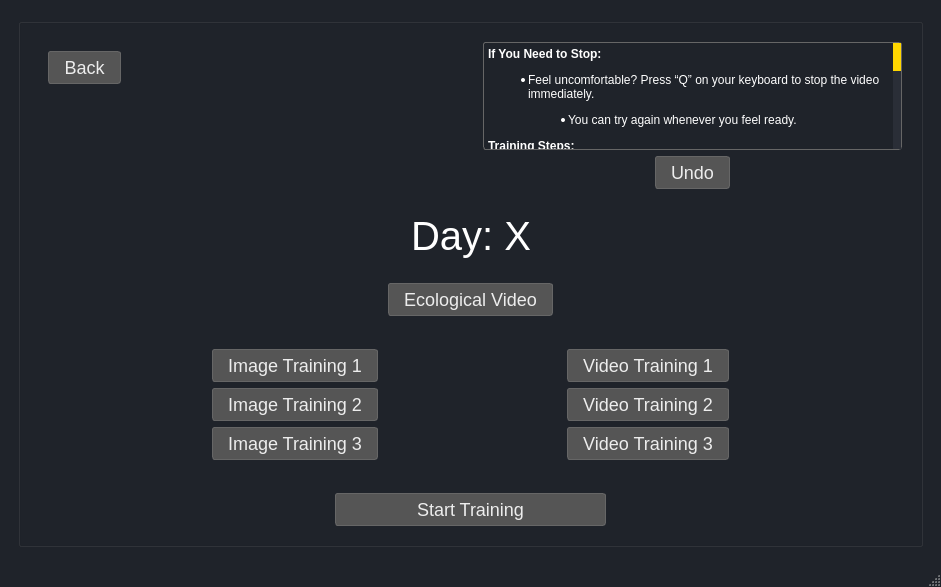
<?xml version="1.0" encoding="UTF-8"?>
<ui version="4.0">
 <class>MainWindow</class>
 <widget class="QMainWindow" name="MainWindow">
  <property name="geometry">
   <rect>
    <x>0</x>
    <y>0</y>
    <width>941</width>
    <height>587</height>
   </rect>
  </property>
  <property name="font">
   <font>
    <family>Inter SemiBold</family>
    <pointsize>12</pointsize>
    <bold>true</bold>
   </font>
  </property>
  <property name="windowTitle">
   <string>Neurofeedback training</string>
  </property>
  <property name="windowIcon">
   <iconset resource="../../NFB-device_v4/Icons/Icons.qrc">
    <normaloff>:/MainWindow/KI_ICON_ONLY.png</normaloff>:/MainWindow/KI_ICON_ONLY.png</iconset>
  </property>
  <property name="styleSheet">
   <string notr="true">QMainWindow {
    background-color: #1f232a;
    color: #EDEDED;
}

#centralWidget{
	background-color: #1f232a;
}

QPushButton {
    background-color: #555;
    color: #EDEDED;
    border: 1px solid #666;
    padding: 5px 15px;
    border-radius: 3px;
    font-size: 18px;
    font-family: &quot;Inter SemiBold&quot;;
}

QPushButton:hover {
    background-color: #666;
}

QPushButton:pressed {
    background-color: #444;
}

QGroupBox {
    font-size: 18px;  /* Adjust the size as needed */
    color: #FFFFFF;   /* Change to your desired color */
}

QGroupBox::title {
    subcontrol-origin: margin;
    subcontrol-position: top center;  /* Adjust if you want the title to be left or right aligned */
	padding: 0 3px;
}

QStatusBar{
	color: #FFFFFF;
	font-size: 14px;  /* Adjust the size as needed */

}

QLabel{
    color: #FFFFFF;
}

QTextEdit{
	color: #FFFFFF;
	background-color: #1f232a;
	border: 1px solid #666;
    border-radius: 3px;
}

QScrollBar:vertical {
    border: 0px solid #666;
    background: #1f232a;
    width: 7.5px;
}

QScrollBar::add-page:vertical, QScrollBar::sub-page:vertical {
    background: #2a2e37;
}

</string>
  </property>
  <widget class="QWidget" name="centralwidget">
   <layout class="QGridLayout" name="gridLayout">
    <item row="0" column="0">
     <widget class="QStackedWidget" name="stackedWidget">
      <property name="currentIndex">
       <number>2</number>
      </property>
      <widget class="QWidget" name="animationPage">
       <layout class="QGridLayout" name="gridLayout_8">
        <item row="0" column="0">
         <widget class="QLabel" name="animatedLabel">
          <property name="font">
           <font>
            <family>Times New Roman</family>
            <pointsize>30</pointsize>
            <italic>true</italic>
            <bold>false</bold>
            <underline>false</underline>
            <strikeout>false</strikeout>
           </font>
          </property>
          <property name="text">
           <string>Neurofeedback Training</string>
          </property>
          <property name="alignment">
           <set>Qt::AlignCenter</set>
          </property>
         </widget>
        </item>
       </layout>
      </widget>
      <widget class="QWidget" name="page_1">
       <layout class="QHBoxLayout" name="horizontalLayout">
        <item>
         <widget class="QGroupBox" name="page1_groupBox_Week1">
          <property name="sizePolicy">
           <sizepolicy hsizetype="Expanding" vsizetype="Expanding">
            <horstretch>0</horstretch>
            <verstretch>0</verstretch>
           </sizepolicy>
          </property>
          <property name="font">
           <font>
            <family>Source Serif Pro</family>
            <pointsize>-1</pointsize>
           </font>
          </property>
          <property name="title">
           <string>Training Schedule</string>
          </property>
          <property name="alignment">
           <set>Qt::AlignCenter</set>
          </property>
          <layout class="QVBoxLayout" name="verticalLayout">
           <item>
            <widget class="QPushButton" name="pb_Day1">
             <property name="text">
              <string>Day 1</string>
             </property>
             <property name="iconSize">
              <size>
               <width>50</width>
               <height>50</height>
              </size>
             </property>
            </widget>
           </item>
           <item>
            <widget class="QPushButton" name="pb_Day3">
             <property name="text">
              <string>Day 3</string>
             </property>
             <property name="iconSize">
              <size>
               <width>50</width>
               <height>50</height>
              </size>
             </property>
            </widget>
           </item>
           <item>
            <widget class="QPushButton" name="pb_Day5">
             <property name="text">
              <string>Day 5</string>
             </property>
             <property name="iconSize">
              <size>
               <width>50</width>
               <height>50</height>
              </size>
             </property>
            </widget>
           </item>
           <item>
            <widget class="QPushButton" name="pb_Day7">
             <property name="text">
              <string>Day 7</string>
             </property>
             <property name="iconSize">
              <size>
               <width>50</width>
               <height>50</height>
              </size>
             </property>
            </widget>
           </item>
           <item>
            <widget class="QPushButton" name="pb_Day9">
             <property name="text">
              <string>Day 9</string>
             </property>
             <property name="iconSize">
              <size>
               <width>50</width>
               <height>50</height>
              </size>
             </property>
            </widget>
           </item>
           <item>
            <widget class="QPushButton" name="pb_Day11">
             <property name="text">
              <string>Day 11</string>
             </property>
             <property name="iconSize">
              <size>
               <width>50</width>
               <height>50</height>
              </size>
             </property>
            </widget>
           </item>
           <item>
            <widget class="QPushButton" name="pb_Day13">
             <property name="text">
              <string>Day 13</string>
             </property>
             <property name="iconSize">
              <size>
               <width>50</width>
               <height>50</height>
              </size>
             </property>
            </widget>
           </item>
          </layout>
         </widget>
        </item>
       </layout>
      </widget>
      <widget class="QWidget" name="page_2">
       <layout class="QGridLayout" name="gridLayout_2">
        <item row="1" column="0">
         <widget class="QGroupBox" name="mainPage2_groupBox">
          <property name="font">
           <font>
            <pointsize>-1</pointsize>
           </font>
          </property>
          <property name="title">
           <string/>
          </property>
          <layout class="QGridLayout" name="gridLayout_3">
           <item row="0" column="0">
            <widget class="QGroupBox" name="page2_groupBox_BackButton">
             <property name="styleSheet">
              <string notr="true">QGroupBox {
    font-size: 18px;  /* Adjust the size as needed */
    color: #FFD700;   /* Change to your desired color */
	border: 0;
}</string>
             </property>
             <property name="title">
              <string/>
             </property>
             <layout class="QHBoxLayout" name="horizontalLayout_2">
              <item>
               <widget class="QGroupBox" name="groupBox">
                <property name="title">
                 <string/>
                </property>
                <layout class="QGridLayout" name="gridLayout_6">
                 <item row="0" column="0">
                  <widget class="QPushButton" name="pb_BackButton">
                   <property name="text">
                    <string>Back</string>
                   </property>
                   <property name="iconSize">
                    <size>
                     <width>50</width>
                     <height>50</height>
                    </size>
                   </property>
                  </widget>
                 </item>
                 <item row="1" column="0">
                  <spacer name="verticalSpacer_3">
                   <property name="orientation">
                    <enum>Qt::Vertical</enum>
                   </property>
                   <property name="sizeHint" stdset="0">
                    <size>
                     <width>20</width>
                     <height>40</height>
                    </size>
                   </property>
                  </spacer>
                 </item>
                 <item row="1" column="1">
                  <spacer name="horizontalSpacer">
                   <property name="orientation">
                    <enum>Qt::Horizontal</enum>
                   </property>
                   <property name="sizeHint" stdset="0">
                    <size>
                     <width>40</width>
                     <height>20</height>
                    </size>
                   </property>
                  </spacer>
                 </item>
                </layout>
               </widget>
              </item>
             </layout>
            </widget>
           </item>
           <item row="0" column="1">
            <widget class="QGroupBox" name="page2_groupBox_TextEdit">
             <property name="styleSheet">
              <string notr="true">QGroupBox {
    font-size: 18px;  /* Adjust the size as needed */
    color: #FFD700;   /* Change to your desired color */
	border: 0;
}</string>
             </property>
             <property name="title">
              <string/>
             </property>
             <layout class="QGridLayout" name="gridLayout_7">
              <item row="1" column="2">
               <spacer name="horizontalSpacer_12">
                <property name="orientation">
                 <enum>Qt::Horizontal</enum>
                </property>
                <property name="sizeHint" stdset="0">
                 <size>
                  <width>40</width>
                  <height>20</height>
                 </size>
                </property>
               </spacer>
              </item>
              <item row="0" column="0" colspan="3">
               <widget class="QTextEdit" name="infoTextEdit">
                <property name="styleSheet">
                 <string notr="true">ScrollBar:vertical {
        border: 2px solid grey;
        background-color: #1f232a;
        width: 15px;
        margin: 22px 0 22px 0;
    }
    QScrollBar::handle:vertical {
        background: #FFD700; 
        min-height: 20px;
    }
    QScrollBar::add-line:vertical {
        border: 2px solid grey;
        background: #32CC99;
        height: 20px;
        subcontrol-position: bottom;
        subcontrol-origin: margin;
    }
    QScrollBar::sub-line:vertical {
        border: 2px solid grey;
        background: #32CC99;
        height: 20px;
        subcontrol-position: top;
        subcontrol-origin: margin;
    }</string>
                </property>
                <property name="readOnly">
                 <bool>true</bool>
                </property>
                <property name="html">
                 <string>&lt;!DOCTYPE HTML PUBLIC &quot;-//W3C//DTD HTML 4.0//EN&quot; &quot;http://www.w3.org/TR/REC-html40/strict.dtd&quot;&gt;
&lt;html&gt;&lt;head&gt;&lt;meta name=&quot;qrichtext&quot; content=&quot;1&quot; /&gt;&lt;meta charset=&quot;utf-8&quot; /&gt;&lt;style type=&quot;text/css&quot;&gt;
p, li { white-space: pre-wrap; }
hr { height: 1px; border-width: 0; }
li.unchecked::marker { content: &quot;\2610&quot;; }
li.checked::marker { content: &quot;\2612&quot;; }
&lt;/style&gt;&lt;/head&gt;&lt;body style=&quot; font-family:'Segoe UI'; font-size:9pt; font-weight:400; font-style:normal;&quot;&gt;
&lt;p style=&quot; margin-top:0px; margin-bottom:0px; margin-left:0px; margin-right:0px; -qt-block-indent:0; text-indent:0px;&quot;&gt;&lt;span style=&quot; font-weight:700;&quot;&gt;If You Need to Stop:&lt;/span&gt;&lt;/p&gt;
&lt;ul style=&quot;margin-top: 0px; margin-bottom: 0px; margin-left: 0px; margin-right: 0px; -qt-list-indent: 1;&quot;&gt;
&lt;li style=&quot; margin-top:12px; margin-bottom:12px; margin-left:0px; margin-right:0px; -qt-block-indent:0; text-indent:0px;&quot;&gt;Feel uncomfortable? Press “Q” on your keyboard to stop the video immediately.
&lt;ul style=&quot;margin-top: 0px; margin-bottom: 0px; margin-left: 0px; margin-right: 0px; -qt-list-indent: 2;&quot;&gt;
&lt;li style=&quot; margin-top:0px; margin-bottom:0px; margin-left:0px; margin-right:0px; -qt-block-indent:0; text-indent:0px;&quot;&gt;You can try again whenever you feel ready.&lt;/li&gt;&lt;/ul&gt;&lt;/li&gt;&lt;/ul&gt;
&lt;p style=&quot; margin-top:12px; margin-bottom:12px; margin-left:0px; margin-right:0px; -qt-block-indent:0; text-indent:0px;&quot;&gt;&lt;span style=&quot; font-weight:700;&quot;&gt;Training Steps:&lt;/span&gt;&lt;/p&gt;
&lt;ol style=&quot;margin-top: 0px; margin-bottom: 0px; margin-left: 0px; margin-right: 0px; -qt-list-indent: 1;&quot;&gt;
&lt;li style=&quot; margin-top:12px; margin-bottom:0px; margin-left:0px; margin-right:0px; -qt-block-indent:0; text-indent:0px;&quot;&gt;&lt;span style=&quot; font-weight:700;&quot;&gt;Select Your Video:&lt;/span&gt;
&lt;ul style=&quot;margin-top: 0px; margin-bottom: 0px; margin-left: 0px; margin-right: 0px; -qt-list-indent: 2;&quot;&gt;
&lt;li style=&quot; margin-top:0px; margin-bottom:0px; margin-left:0px; margin-right:0px; -qt-block-indent:0; text-indent:0px;&quot;&gt;Starting today’s training? Click “Training Video 1.”&lt;/li&gt;&lt;/ul&gt;&lt;/li&gt;
&lt;li style=&quot; margin-top:0px; margin-bottom:0px; margin-left:0px; margin-right:0px; -qt-block-indent:0; text-indent:0px;&quot;&gt;&lt;span style=&quot; font-weight:700;&quot;&gt;Begin Training:&lt;/span&gt;
&lt;ul style=&quot;margin-top: 0px; margin-bottom: 0px; margin-left: 0px; margin-right: 0px; -qt-list-indent: 2;&quot;&gt;
&lt;li style=&quot; margin-top:0px; margin-bottom:0px; margin-left:0px; margin-right:0px; -qt-block-indent:0; text-indent:0px;&quot;&gt;Press “Start Training.”&lt;/li&gt;
&lt;li style=&quot; margin-top:0px; margin-bottom:0px; margin-left:0px; margin-right:0px; -qt-block-indent:0; text-indent:0px;&quot;&gt;Focus your eyes on the red dot in the center during the training video.&lt;/li&gt;&lt;/ul&gt;&lt;/li&gt;
&lt;li style=&quot; margin-top:0px; margin-bottom:0px; margin-left:0px; margin-right:0px; -qt-block-indent:0; text-indent:0px;&quot;&gt;&lt;span style=&quot; font-weight:700;&quot;&gt;Move to the Next Video:&lt;/span&gt;
&lt;ul style=&quot;margin-top: 0px; margin-bottom: 0px; margin-left: 0px; margin-right: 0px; -qt-list-indent: 2;&quot;&gt;
&lt;li style=&quot; margin-top:0px; margin-bottom:0px; margin-left:0px; margin-right:0px; -qt-block-indent:0; text-indent:0px;&quot;&gt;Finished a video? Select the next one, number order.&lt;/li&gt;&lt;/ul&gt;&lt;/li&gt;
&lt;li style=&quot; margin-top:0px; margin-bottom:0px; margin-left:0px; margin-right:0px; -qt-block-indent:0; text-indent:0px;&quot;&gt;&lt;span style=&quot; font-weight:700;&quot;&gt;End with a Ecological Video:&lt;/span&gt;
&lt;ul style=&quot;margin-top: 0px; margin-bottom: 0px; margin-left: 0px; margin-right: 0px; -qt-list-indent: 2;&quot;&gt;
&lt;li style=&quot; margin-top:0px; margin-bottom:0px; margin-left:0px; margin-right:0px; -qt-block-indent:0; text-indent:0px;&quot;&gt;All training videos green? Click “Ecological Video” and press “Start Training.”&lt;/li&gt;&lt;/ul&gt;&lt;/li&gt;
&lt;li style=&quot; margin-top:0px; margin-bottom:0px; margin-left:0px; margin-right:0px; -qt-block-indent:0; text-indent:0px;&quot;&gt;&lt;span style=&quot; font-weight:700;&quot;&gt;Complete Your Training:&lt;/span&gt;
&lt;ul style=&quot;margin-top: 0px; margin-bottom: 0px; margin-left: 0px; margin-right: 0px; -qt-list-indent: 2;&quot;&gt;
&lt;li style=&quot; margin-top:0px; margin-bottom:0px; margin-left:0px; margin-right:0px; -qt-block-indent:0; text-indent:0px;&quot;&gt;Everything green, including “Ecological Video”? You’re done for today!&lt;/li&gt;&lt;/ul&gt;&lt;/li&gt;&lt;/ol&gt;
&lt;p style=&quot; margin-top:12px; margin-bottom:12px; margin-left:0px; margin-right:0px; -qt-block-indent:0; text-indent:0px;&quot;&gt;&lt;span style=&quot; font-weight:700;&quot;&gt;Help for Interrupted Videos:&lt;/span&gt;&lt;/p&gt;
&lt;ul style=&quot;margin-top: 0px; margin-bottom: 0px; margin-left: 0px; margin-right: 0px; -qt-list-indent: 1;&quot;&gt;
&lt;li style=&quot; margin-top:12px; margin-bottom:12px; margin-left:0px; margin-right:0px; -qt-block-indent:0; text-indent:0px;&quot;&gt;Interrupted during a video? Click “Undo” to make it available again if its green.&lt;/li&gt;&lt;/ul&gt;&lt;/body&gt;&lt;/html&gt;</string>
                </property>
               </widget>
              </item>
              <item row="1" column="0">
               <spacer name="horizontalSpacer_11">
                <property name="orientation">
                 <enum>Qt::Horizontal</enum>
                </property>
                <property name="sizeHint" stdset="0">
                 <size>
                  <width>40</width>
                  <height>20</height>
                 </size>
                </property>
               </spacer>
              </item>
              <item row="1" column="1">
               <widget class="QPushButton" name="pb_Undo">
                <property name="styleSheet">
                 <string notr="true">QPushButton:disabled {
    background-color: #272727;
}
</string>
                </property>
                <property name="text">
                 <string>Undo</string>
                </property>
                <property name="iconSize">
                 <size>
                  <width>50</width>
                  <height>50</height>
                 </size>
                </property>
               </widget>
              </item>
             </layout>
            </widget>
           </item>
           <item row="1" column="0" colspan="2">
            <widget class="QGroupBox" name="page2_groupBox_Title">
             <property name="styleSheet">
              <string notr="true">QGroupBox {
    font-size: 18px;  /* Adjust the size as needed */
    color: #FFD700;   /* Change to your desired color */
	border: 0;
}</string>
             </property>
             <property name="title">
              <string/>
             </property>
             <layout class="QHBoxLayout" name="horizontalLayout_4">
              <item>
               <spacer name="horizontalSpacer_2">
                <property name="orientation">
                 <enum>Qt::Horizontal</enum>
                </property>
                <property name="sizeHint" stdset="0">
                 <size>
                  <width>460</width>
                  <height>20</height>
                 </size>
                </property>
               </spacer>
              </item>
              <item>
               <widget class="QLabel" name="page2_dayLabel">
                <property name="font">
                 <font>
                  <pointsize>30</pointsize>
                 </font>
                </property>
                <property name="text">
                 <string>Day: X</string>
                </property>
               </widget>
              </item>
              <item>
               <spacer name="horizontalSpacer_3">
                <property name="orientation">
                 <enum>Qt::Horizontal</enum>
                </property>
                <property name="sizeHint" stdset="0">
                 <size>
                  <width>459</width>
                  <height>20</height>
                 </size>
                </property>
               </spacer>
              </item>
             </layout>
            </widget>
           </item>
           <item row="3" column="0" colspan="2">
            <widget class="QGroupBox" name="page2_groupBox_Videos">
             <property name="styleSheet">
              <string notr="true">QGroupBox {
    font-size: 18px;  /* Adjust the size as needed */
    color: #FFD700;   /* Change to your desired color */
	border: 0;
}</string>
             </property>
             <property name="title">
              <string/>
             </property>
             <layout class="QHBoxLayout" name="horizontalLayout_3">
              <item>
               <spacer name="horizontalSpacer_5">
                <property name="orientation">
                 <enum>Qt::Horizontal</enum>
                </property>
                <property name="sizeHint" stdset="0">
                 <size>
                  <width>40</width>
                  <height>20</height>
                 </size>
                </property>
               </spacer>
              </item>
              <item>
               <widget class="QGroupBox" name="groupBox_2">
                <property name="title">
                 <string/>
                </property>
                <layout class="QVBoxLayout" name="verticalLayout_4">
                 <item>
                  <widget class="QPushButton" name="pb_ImageTraining_1">
                   <property name="styleSheet">
                    <string notr="true">QPushButton:disabled {
    background-color: #272727;
}
</string>
                   </property>
                   <property name="text">
                    <string>Image Training 1</string>
                   </property>
                   <property name="iconSize">
                    <size>
                     <width>50</width>
                     <height>50</height>
                    </size>
                   </property>
                  </widget>
                 </item>
                 <item>
                  <widget class="QPushButton" name="pb_ImageTraining_2">
                   <property name="styleSheet">
                    <string notr="true">QPushButton:disabled {
    background-color: #272727;
}
</string>
                   </property>
                   <property name="text">
                    <string>Image Training 2</string>
                   </property>
                   <property name="iconSize">
                    <size>
                     <width>50</width>
                     <height>50</height>
                    </size>
                   </property>
                  </widget>
                 </item>
                 <item>
                  <widget class="QPushButton" name="pb_ImageTraining_3">
                   <property name="styleSheet">
                    <string notr="true">QPushButton:disabled {
    background-color: #272727;
}
</string>
                   </property>
                   <property name="text">
                    <string>Image Training 3</string>
                   </property>
                   <property name="iconSize">
                    <size>
                     <width>50</width>
                     <height>50</height>
                    </size>
                   </property>
                  </widget>
                 </item>
                </layout>
               </widget>
              </item>
              <item>
               <spacer name="horizontalSpacer_6">
                <property name="orientation">
                 <enum>Qt::Horizontal</enum>
                </property>
                <property name="sizeHint" stdset="0">
                 <size>
                  <width>40</width>
                  <height>20</height>
                 </size>
                </property>
               </spacer>
              </item>
              <item>
               <widget class="QGroupBox" name="groupBox_3">
                <property name="title">
                 <string/>
                </property>
                <layout class="QGridLayout" name="gridLayout_4">
                 <item row="1" column="0">
                  <widget class="QPushButton" name="pb_VideoTraining_2">
                   <property name="styleSheet">
                    <string notr="true">QPushButton:disabled {
    background-color: #272727;
}
</string>
                   </property>
                   <property name="text">
                    <string>Video Training 2</string>
                   </property>
                   <property name="iconSize">
                    <size>
                     <width>50</width>
                     <height>50</height>
                    </size>
                   </property>
                  </widget>
                 </item>
                 <item row="0" column="0">
                  <widget class="QPushButton" name="pb_VideoTraining_1">
                   <property name="styleSheet">
                    <string notr="true">QPushButton:disabled {
    background-color: #272727;
}
</string>
                   </property>
                   <property name="text">
                    <string>Video Training 1</string>
                   </property>
                   <property name="iconSize">
                    <size>
                     <width>50</width>
                     <height>50</height>
                    </size>
                   </property>
                  </widget>
                 </item>
                 <item row="2" column="0">
                  <widget class="QPushButton" name="pb_VideoTraining_3">
                   <property name="styleSheet">
                    <string notr="true">QPushButton:disabled {
    background-color: #272727;
}
</string>
                   </property>
                   <property name="text">
                    <string>Video Training 3</string>
                   </property>
                   <property name="iconSize">
                    <size>
                     <width>50</width>
                     <height>50</height>
                    </size>
                   </property>
                  </widget>
                 </item>
                </layout>
               </widget>
              </item>
              <item>
               <spacer name="horizontalSpacer_4">
                <property name="orientation">
                 <enum>Qt::Horizontal</enum>
                </property>
                <property name="sizeHint" stdset="0">
                 <size>
                  <width>40</width>
                  <height>20</height>
                 </size>
                </property>
               </spacer>
              </item>
             </layout>
            </widget>
           </item>
           <item row="2" column="0" colspan="2">
            <widget class="QGroupBox" name="page2_groupBox_EcoVideo">
             <property name="styleSheet">
              <string notr="true">QGroupBox {
    font-size: 18px;  /* Adjust the size as needed */
    color: #FFD700;   /* Change to your desired color */
	border: 0;
}</string>
             </property>
             <property name="title">
              <string/>
             </property>
             <layout class="QHBoxLayout" name="horizontalLayout_6">
              <item>
               <spacer name="horizontalSpacer_8">
                <property name="orientation">
                 <enum>Qt::Horizontal</enum>
                </property>
                <property name="sizeHint" stdset="0">
                 <size>
                  <width>40</width>
                  <height>20</height>
                 </size>
                </property>
               </spacer>
              </item>
              <item>
               <widget class="QGroupBox" name="groupBox_6">
                <property name="title">
                 <string/>
                </property>
                <layout class="QVBoxLayout" name="verticalLayout_6"/>
               </widget>
              </item>
              <item>
               <widget class="QPushButton" name="pb_ecologicalVideo">
                <property name="styleSheet">
                 <string notr="true">QPushButton:disabled {
    background-color: #272727;
}
</string>
                </property>
                <property name="text">
                 <string>Ecological Video</string>
                </property>
                <property name="iconSize">
                 <size>
                  <width>50</width>
                  <height>50</height>
                 </size>
                </property>
               </widget>
              </item>
              <item>
               <widget class="QGroupBox" name="groupBox_7">
                <property name="title">
                 <string/>
                </property>
                <layout class="QGridLayout" name="gridLayout_9"/>
               </widget>
              </item>
              <item>
               <spacer name="horizontalSpacer_10">
                <property name="orientation">
                 <enum>Qt::Horizontal</enum>
                </property>
                <property name="sizeHint" stdset="0">
                 <size>
                  <width>40</width>
                  <height>20</height>
                 </size>
                </property>
               </spacer>
              </item>
             </layout>
            </widget>
           </item>
           <item row="4" column="0" colspan="2">
            <widget class="QGroupBox" name="page2_groupBox_StartTraining">
             <property name="styleSheet">
              <string notr="true">QGroupBox {
    font-size: 18px;  /* Adjust the size as needed */
    color: #FFD700;   /* Change to your desired color */
	border: 0;
}</string>
             </property>
             <property name="title">
              <string/>
             </property>
             <layout class="QHBoxLayout" name="horizontalLayout_5">
              <item>
               <spacer name="horizontalSpacer_7">
                <property name="orientation">
                 <enum>Qt::Horizontal</enum>
                </property>
                <property name="sizeHint" stdset="0">
                 <size>
                  <width>40</width>
                  <height>20</height>
                 </size>
                </property>
               </spacer>
              </item>
              <item>
               <widget class="QGroupBox" name="groupBox_4">
                <property name="title">
                 <string/>
                </property>
                <layout class="QVBoxLayout" name="verticalLayout_5"/>
               </widget>
              </item>
              <item>
               <widget class="QPushButton" name="pb_startTraining">
                <property name="sizePolicy">
                 <sizepolicy hsizetype="Expanding" vsizetype="Fixed">
                  <horstretch>0</horstretch>
                  <verstretch>0</verstretch>
                 </sizepolicy>
                </property>
                <property name="styleSheet">
                 <string notr="true">QPushButton:disabled {
    background-color: #272727;
}
</string>
                </property>
                <property name="text">
                 <string>Start Training</string>
                </property>
                <property name="iconSize">
                 <size>
                  <width>50</width>
                  <height>50</height>
                 </size>
                </property>
               </widget>
              </item>
              <item>
               <widget class="QGroupBox" name="groupBox_5">
                <property name="title">
                 <string/>
                </property>
                <layout class="QGridLayout" name="gridLayout_5"/>
               </widget>
              </item>
              <item>
               <spacer name="horizontalSpacer_9">
                <property name="orientation">
                 <enum>Qt::Horizontal</enum>
                </property>
                <property name="sizeHint" stdset="0">
                 <size>
                  <width>40</width>
                  <height>20</height>
                 </size>
                </property>
               </spacer>
              </item>
             </layout>
            </widget>
           </item>
          </layout>
         </widget>
        </item>
       </layout>
      </widget>
     </widget>
    </item>
   </layout>
  </widget>
  <widget class="QStatusBar" name="statusbar">
   <property name="sizeGripEnabled">
    <bool>true</bool>
   </property>
  </widget>
  <action name="actionQuit">
   <property name="text">
    <string>Quit</string>
   </property>
  </action>
  <action name="actionInfo">
   <property name="text">
    <string>About</string>
   </property>
  </action>
  <action name="actionHelp">
   <property name="text">
    <string>Information</string>
   </property>
  </action>
 </widget>
 <resources>
  <include location="../../NFB-device_v4/Icons/Icons.qrc"/>
 </resources>
 <connections/>
</ui>
